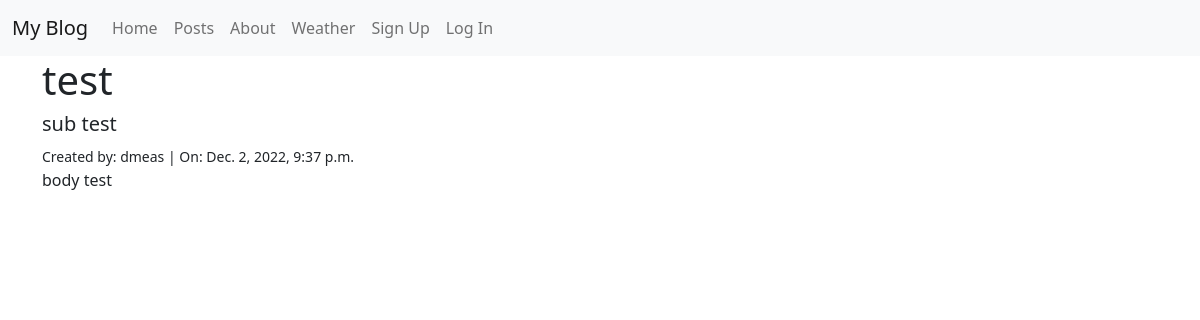
Page /posts/2/ on the committed database.
### posts/models.py (models this page shows, shortened)
class Post(models.Model):
    title = models.CharField(max_length=128)
    subtitle = models.CharField(max_length=128)
    body = models.TextField()
    created_on = models.DateTimeField(auto_now_add=True)
    author = models.ForeignKey(
        get_user_model(),
        on_delete=models.CASCADE
    )
    status = models.ForeignKey(
        Status,
        on_delete=models.CASCADE,
        default=2,
    )

### posts/views.py (the view)
# urls.py: path('<int:pk>/', views.PostDetailView.as_view(), name='detail'),
class PostDetailView(DetailView):
    template_name = "posts/detail.html"
    model = Post

### templates/posts/detail.html (shortened to what this page needs)
{% extends 'base.html' %}
{% block content %}
<h1>{{ post.title }}</h1>
<h5>{{ post.subtitle }}</h5>
<small>Created by: {{ post.author }} | On: {{ post.created_on }}</small>
<p>{{ post.body }}</p>
{% endblock content %}

### rows in the picture
Post: title "test", subtitle "sub test", author "dmeas", created_on "Dec. 2, 2022, 9:37 p.m.", body "body test"
